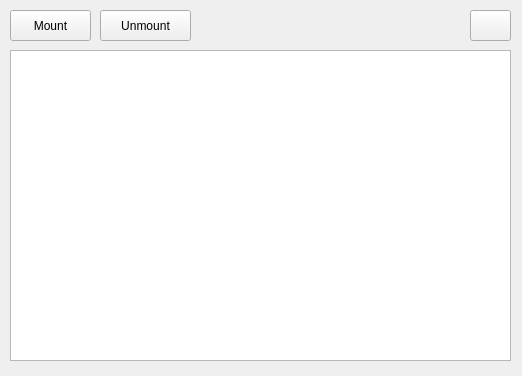
<?xml version="1.0" encoding="UTF-8"?>
<ui version="4.0">
 <class>ManagerWindow</class>
 <widget class="QMainWindow" name="ManagerWindow">
  <property name="geometry">
   <rect>
    <x>0</x>
    <y>0</y>
    <width>522</width>
    <height>376</height>
   </rect>
  </property>
  <property name="minimumSize">
   <size>
    <width>522</width>
    <height>376</height>
   </size>
  </property>
  <property name="maximumSize">
   <size>
    <width>522</width>
    <height>376</height>
   </size>
  </property>
  <property name="windowTitle">
   <string>ViewFS Mount Manager</string>
  </property>
  <widget class="QWidget" name="centralWidget">
   <widget class="QPushButton" name="mountButton">
    <property name="geometry">
     <rect>
      <x>10</x>
      <y>10</y>
      <width>81</width>
      <height>31</height>
     </rect>
    </property>
    <property name="text">
     <string>Mount</string>
    </property>
    <property name="icon">
     <iconset>
      <normaloff>../../../../../home/morgawr/work/Qt/ViewfsManager/viewfsmanager/icons/mount.png</normaloff>../../../../../home/morgawr/work/Qt/ViewfsManager/viewfsmanager/icons/mount.png</iconset>
    </property>
    <property name="autoDefault">
     <bool>false</bool>
    </property>
    <property name="default">
     <bool>false</bool>
    </property>
   </widget>
   <widget class="QPushButton" name="unmountButton">
    <property name="geometry">
     <rect>
      <x>100</x>
      <y>10</y>
      <width>91</width>
      <height>31</height>
     </rect>
    </property>
    <property name="text">
     <string>Unmount</string>
    </property>
    <property name="icon">
     <iconset>
      <normaloff>../../../../../home/morgawr/work/Qt/ViewfsManager/viewfsmanager/icons/unmount.png</normaloff>../../../../../home/morgawr/work/Qt/ViewfsManager/viewfsmanager/icons/unmount.png</iconset>
    </property>
   </widget>
   <widget class="QPushButton" name="refreshButton">
    <property name="geometry">
     <rect>
      <x>470</x>
      <y>10</y>
      <width>41</width>
      <height>31</height>
     </rect>
    </property>
    <property name="text">
     <string/>
    </property>
    <property name="icon">
     <iconset>
      <normaloff>../../../../../home/morgawr/work/Qt/ViewfsManager/viewfsmanager/icons/refresh.png</normaloff>../../../../../home/morgawr/work/Qt/ViewfsManager/viewfsmanager/icons/refresh.png</iconset>
    </property>
   </widget>
   <widget class="QListWidget" name="mountList">
    <property name="geometry">
     <rect>
      <x>10</x>
      <y>50</y>
      <width>501</width>
      <height>311</height>
     </rect>
    </property>
   </widget>
  </widget>
 </widget>
 <layoutdefault spacing="6" margin="11"/>
 <resources/>
 <connections>
  <connection>
   <sender>mountButton</sender>
   <signal>clicked()</signal>
   <receiver>ManagerWindow</receiver>
   <slot>AddMount()</slot>
   <hints>
    <hint type="sourcelabel">
     <x>47</x>
     <y>34</y>
    </hint>
    <hint type="destinationlabel">
     <x>349</x>
     <y>41</y>
    </hint>
   </hints>
  </connection>
  <connection>
   <sender>unmountButton</sender>
   <signal>clicked()</signal>
   <receiver>ManagerWindow</receiver>
   <slot>RemoveMount()</slot>
   <hints>
    <hint type="sourcelabel">
     <x>138</x>
     <y>31</y>
    </hint>
    <hint type="destinationlabel">
     <x>327</x>
     <y>30</y>
    </hint>
   </hints>
  </connection>
  <connection>
   <sender>refreshButton</sender>
   <signal>clicked()</signal>
   <receiver>ManagerWindow</receiver>
   <slot>RefreshMounts()</slot>
   <hints>
    <hint type="sourcelabel">
     <x>498</x>
     <y>27</y>
    </hint>
    <hint type="destinationlabel">
     <x>447</x>
     <y>10</y>
    </hint>
   </hints>
  </connection>
 </connections>
 <slots>
  <slot>AddMount()</slot>
  <slot>RemoveMount()</slot>
  <slot>RefreshMounts()</slot>
 </slots>
</ui>
